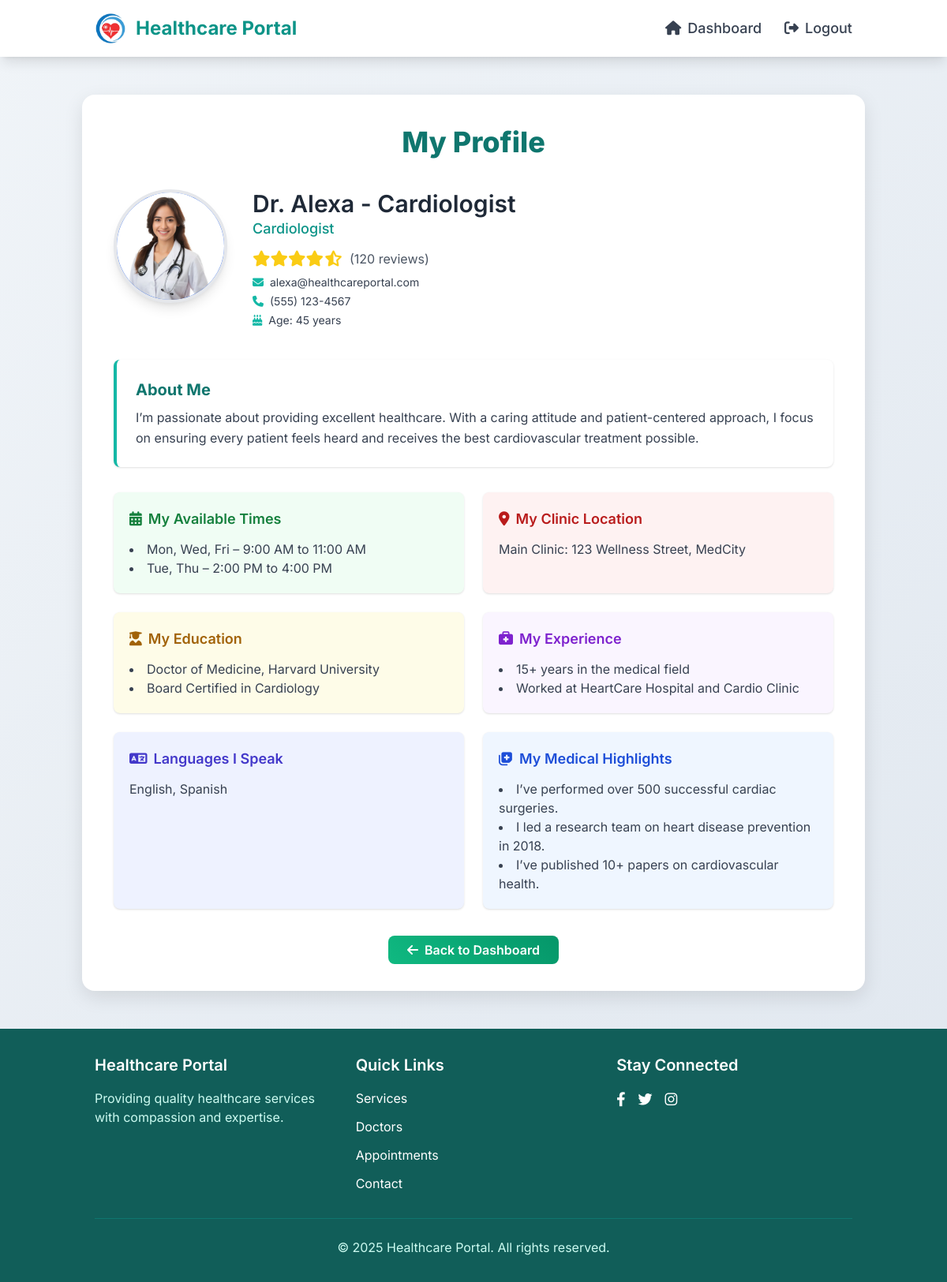
/doctor-profile.php (signed in), run on the app's committed database.
### tables this page shows
CREATE TABLE `users` (
  `id` int(11) NOT NULL,
  `full_name` varchar(255) NOT NULL,
  `role` int(11) NOT NULL,
  `age` int(11) NOT NULL,
  `address` text NOT NULL,
  `birthday` date NOT NULL,
  `email` varchar(255) NOT NULL,
  `password` varchar(255) NOT NULL,
  `created_at` timestamp NOT NULL DEFAULT current_timestamp(),
  `updated_at` timestamp NOT NULL DEFAULT current_timestamp() ON UPDATE current_timestamp(),
  `phone` varchar(15) DEFAULT NULL
);

### doctor-profile.php (the view, shortened to what this page needs)
<?php
include('config.php');
$user_id = $_SESSION['user_id'];
try {
    $stmt = $pdo->prepare("SELECT * FROM users WHERE id = :user_id AND role = 2");
    $stmt->execute([':user_id' => $user_id]);
    $doctor = $stmt->fetch(PDO::FETCH_ASSOC);
} catch (PDOException $e) {
    echo "Database Error: " . $e->getMessage();
    exit();
}
$doctor_key = $doctor['full_name'];
$doctor_info = isset($doctors[$doctor_key]) ? $doctors[$doctor_key] : null;
?>
<!DOCTYPE html>
<html lang="en">
<head>
  <script src="https://cdn.tailwindcss.com"></script>
  <link href="https://cdnjs.cloudflare.com/ajax/libs/font-awesome/6.4.0/css/all.min.css" rel="stylesheet"/>
</head>
<body class="min-h-screen">
  <header class="bg-white shadow-lg sticky top-0 z-50 backdrop-blur-sm">
    <div class="container mx-auto px-4 sm:px-6 lg:px-8 py-4 flex justify-between items-center">
      <div class="flex items-center space-x-3">
        <img src="Images/Logo.png" alt="Healthcare Portal Logo" class="h-10 w-10">
        <h1 class="text-2xl font-bold text-teal-600">Healthcare Portal</h1>
      </div>
      <nav class="space-x-6">
        <a href="doctor_dashboard.php" class="nav-link text-gray-700 hover:text-teal-600 text-lg font-medium transition">
          <i class="fas fa-home mr-2"></i>Dashboard
        </a>
        <a href="logout.php" class="nav-link text-gray-700 hover:text-teal-600 text-lg font-medium transition">
          <i class="fas fa-sign-out-alt mr-2"></i>Logout
        </a>
      </nav>
    </div>
  </header>
  <main class="container mx-auto px-4 py-12">
    <div class="profile-card p-10 max-w-5xl mx-auto fade-in">
      <h1 class="text-4xl font-extrabold text-center text-teal-700 mb-10">My Profile</h1>
      <div class="flex flex-col md:flex-row items-center md:items-start gap-8">
        <div class="relative w-36 h-36 rounded-full overflow-hidden border-4 <?php echo $doctor_info['profile_color']; ?> shadow-lg">
          <img src="Images/<?php echo $doctor_info['image']; ?>" alt="<?php echo htmlspecialchars($doctor_info['name']); ?>" class="w-full h-full object-cover">
        </div>
        <div class="flex-1">
          <h2 class="text-3xl font-semibold text-gray-800"><?php echo htmlspecialchars($doctor_info['full_name']); ?></h2>
          <p class="text-lg text-teal-600 mb-3 font-medium"><?php echo htmlspecialchars($doctor_info['specialty']); ?></p>
          <div class="flex items-center text-yellow-400 text-xl mb-2">
            <?php
              $fullStars = floor($doctor_info['rating']);
              $halfStar = ($doctor_info['rating'] - $fullStars) >= 0.5;
              for ($i = 0; $i < $fullStars; $i++) echo '<i class="fas fa-star"></i>';
              if ($halfStar) echo '<i class="fas fa-star-half-alt"></i>';
            ?>
            <span class="text-gray-600 text-base ml-2">(<?php echo $doctor_info['total_reviews']; ?> reviews)</span>
          </div>
          <div class="mt-2 space-y-1 text-sm text-gray-700">
            <p><i class="fas fa-envelope mr-2 text-teal-500"></i><?php echo htmlspecialchars($doctor_info['email']); ?></p>
            <p><i class="fas fa-phone mr-2 text-teal-500"></i><?php echo htmlspecialchars($doctor_info['phone']); ?></p>
            <p><i class="fas fa-birthday-cake mr-2 text-teal-500"></i>Age: <?php echo htmlspecialchars($doctor_info['age']); ?> years</p>
          </div>
        </div>
      </div>
      <div class="mt-10 p-6 rounded-lg bg-white border-l-4 border-teal-500 shadow">
        <h3 class="text-xl font-bold text-teal-700 mb-2">About Me</h3>
        <p class="text-gray-700 leading-relaxed"><?php echo htmlspecialchars($doctor_info['bio']); ?></p>
      </div>
      <div class="grid md:grid-cols-2 gap-6 mt-8">
        <div class="bg-green-50 p-5 rounded-lg shadow">
          <h4 class="text-lg font-semibold text-green-700 mb-3"><i class="fas fa-calendar-alt mr-2"></i>My Available Times</h4>
          <ul class="list-disc list-inside text-gray-700">
            <?php foreach ($doctor_info['availability'] as $slot): ?>
              <li><?php echo htmlspecialchars($slot); ?></li>
            <?php endforeach; ?>
          </ul>
        </div>
        <div class="bg-red-50 p-5 rounded-lg shadow">
          <h4 class="text-lg font-semibold text-red-700 mb-3"><i class="fas fa-map-marker-alt mr-2"></i>My Clinic Location</h4>
          <p class="text-gray-700"><?php echo htmlspecialchars($doctor_info['clinic_location']); ?></p>
        </div>
        <div class="bg-yellow-50 p-5 rounded-lg shadow">
          <h4 class="text-lg font-semibold text-yellow-700 mb-3"><i class="fas fa-user-graduate mr-2"></i>My Education</h4>
          <ul class="list-disc list-inside text-gray-700">
            <?php foreach ($doctor_info['education'] as $edu): ?>
              <li><?php echo htmlspecialchars($edu); ?></li>
            <?php endforeach; ?>
          </ul>
        </div>
        <div class="bg-purple-50 p-5 rounded-lg shadow">
          <h4 class="text-lg font-semibold text-purple-700 mb-3"><i class="fas fa-briefcase-medical mr-2"></i>My Experience</h4>
          <ul class="list-disc list-inside text-gray-700">
            <?php foreach ($doctor_info['experience'] as $exp): ?>
              <li><?php echo htmlspecialchars($exp); ?></li>
            <?php endforeach; ?>
          </ul>
        </div>
        <div class="bg-indigo-50 p-5 rounded-lg shadow">
          <h4 class="text-lg font-semibold text-indigo-700 mb-3"><i class="fas fa-language mr-2"></i>Languages I Speak</h4>
          <p class="text-gray-700"><?php echo htmlspecialchars(implode(', ', $doctor_info['languages'])); ?></p>
        </div>
        <div class="bg-blue-50 p-5 rounded-lg shadow">
          <h4 class="text-lg font-semibold text-blue-700 mb-3"><i class="fas fa-notes-medical mr-2"></i>My Medical Highlights</h4>
          <ul class="list-disc list-inside text-gray-700">
            <?php foreach ($doctor_info['history'] as $item): ?>
              <li><?php echo htmlspecialchars($item); ?></li>
            <?php endforeach; ?>
          </ul>
        </div>
      </div>
      <div class="mt-10 text-center">
        <a href="doctor_dashboard.php" class="btn-back px-6 py-2 text-white font-semibold rounded-lg">
          <i class="fas fa-arrow-left mr-2"></i>Back to Dashboard
        </a>
      </div>
    </div>
  </main>
  <footer class="bg-teal-800 text-white py-8">
    <div class="container mx-auto px-4 sm:px-6 lg:px-8">
      <div class="grid grid-cols-1 md:grid-cols-3 gap-8">
        <div>
          <h3 class="text-xl font-semibold mb-4">Healthcare Portal</h3>
          <p class="text-teal-100 text-base">Providing quality healthcare services with compassion and expertise.</p>
        </div>
        <div>
          <h3 class="text-xl font-semibold mb-4">Quick Links</h3>
          <ul class="space-y-3">
            <li><a class="hover:text-teal-300 transition text-base" href="services.php">Services</a></li>
            <li><a class="hover:text-teal-300 transition text-base" href="doctors.php">Doctors</a></li>
            <li><a class="hover:text-teal-300 transition text-base" href="appointment.php">Appointments</a></li>
            <li><a class="hover:text-teal-300 transition text-base" href="contact.php">Contact</a></li>
          </ul>
        </div>
        <div>
          <h3 class="text-xl font-semibold mb-4">Stay Connected</h3>
          <div class="flex space-x-4 mb-4">
            <a href="#" class="hover:text-teal-300 transition text-lg"><i class="fab fa-facebook-f"></i></a>
            <a href="#" class="hover:text-teal-300 transition text-lg"><i class="fab fa-twitter"></i></a>
            <a href="#" class="hover:text-teal-300 transition text-lg"><i class="fab fa-instagram"></i></a>
          </div>
        </div>
      </div>
      <div class="mt-8 pt-6 border-t border-teal-700 text-center">
        <p class="text-teal-100 text-base">© <?php echo date("Y"); ?> Healthcare Portal. All rights reserved.</p>
      </div>
    </div>
  </footer>
</body>
</html>

### doctor-profile.php (style rules this page uses)
body { font-family: 'Inter', sans-serif; background: linear-gradient(135deg, #f0f4f8 0%, #e0e7ef 100%); }
.profile-card { background: white; border-radius: 1rem; box-shadow: 0 8px 24px rgba(0, 0, 0, 0.1); }
.fade-in { animation: fadeIn 0.5s ease-in; }
.btn-back { background: linear-gradient(45deg, #10B981, #059669); transition: all 0.3s ease; }

### data on the page
users: full_name "Dr. Alexa - Cardiologist", full_name "Cardiologist", full_name "120", full_name "alexa@healthcareportal.com", full_name "(555) 123-4567", full_name "45", full_name "I’m passionate about providing excellent healthcare. With a caring attitude and patient-centered approach, I focus on ensuring every patient feels heard and receives the best cardiovascular treatment possible.", full_name "Mon, Wed, Fri – 9:00 AM to 11:00 AM", full_name "Tue, Thu – 2:00 PM to 4:00 PM", full_name "Main Clinic: 123 Wellness Street, MedCity", full_name "Doctor of Medicine, Harvard University", full_name "Board Certified in Cardiology", full_name "15+ years in the medical field", full_name "Worked at HeartCare Hospital and Cardio Clinic", full_name "English, Spanish", full_name "I’ve performed over 500 successful cardiac surgeries.", full_name "I led a research team on heart disease prevention in 2018.", full_name "I’ve published 10+ papers on cardiovascular health."
